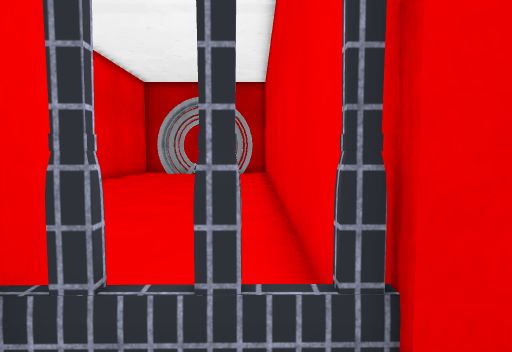
view 1 (above)

16 first-person views from a walk through a Unity game level. The camera is 1.3 m above the floor, tilts 4° down and sees 75° across. The floor is counted in squares, 1 m on a side. Each view is taken from the middle of a square. On the plan, view 1 faces up. The plan holds only what a view shows up to about 14 squares ahead; the rest is blank. The place goes on beyond the plan. The player is left out. Some animated figures are not drawn. Some surface patterns are stand-ins.

view 2
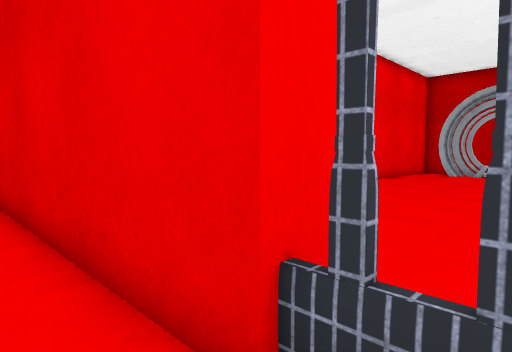

view 3
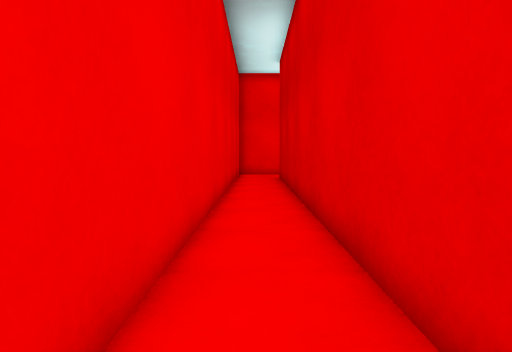

view 4
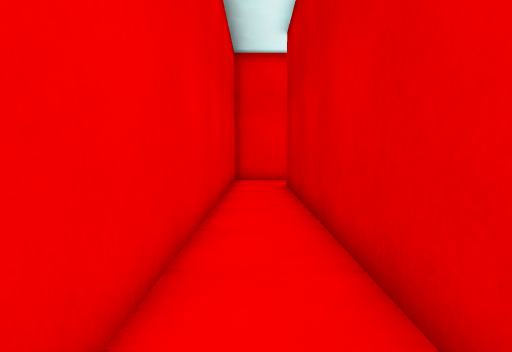

view 5
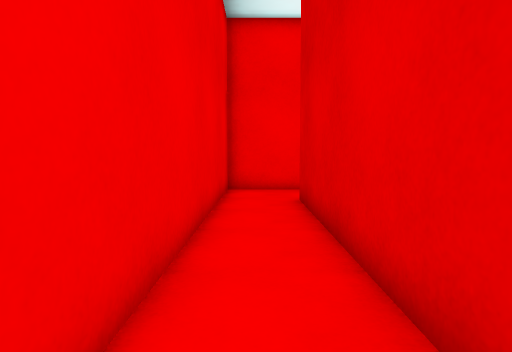

view 6
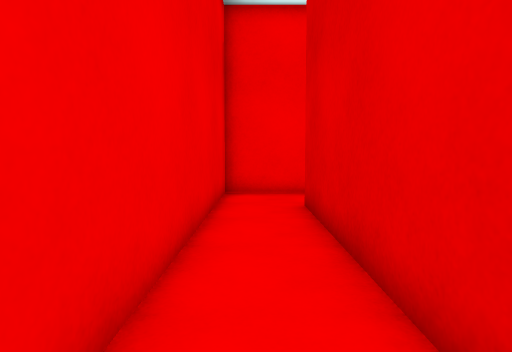

view 7
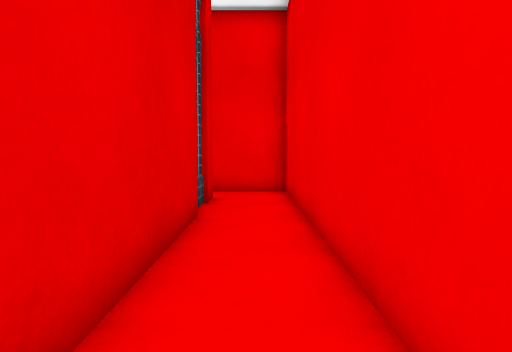

view 8
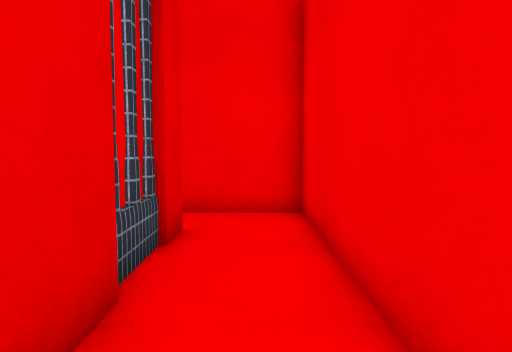

view 9
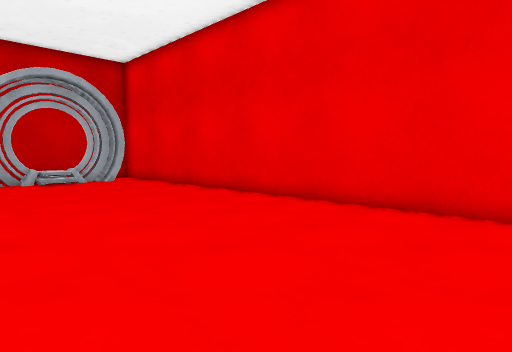

view 10
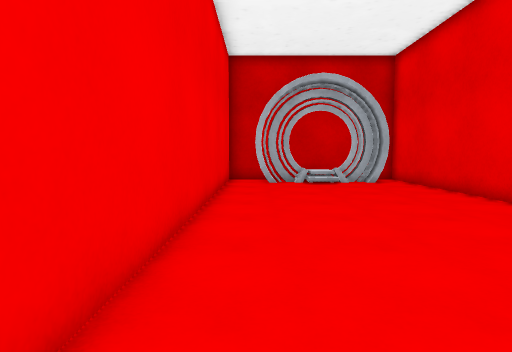

view 11
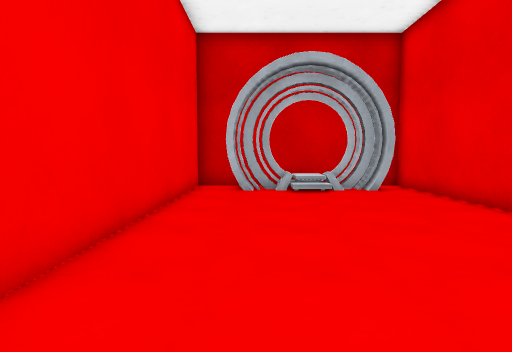

view 12
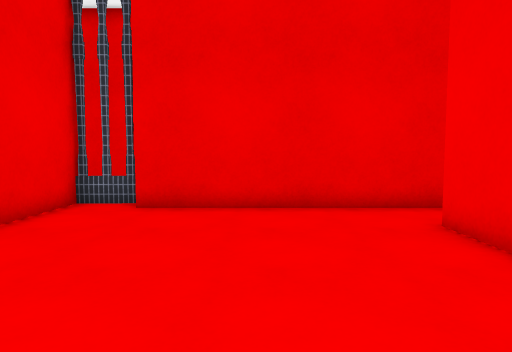

view 13
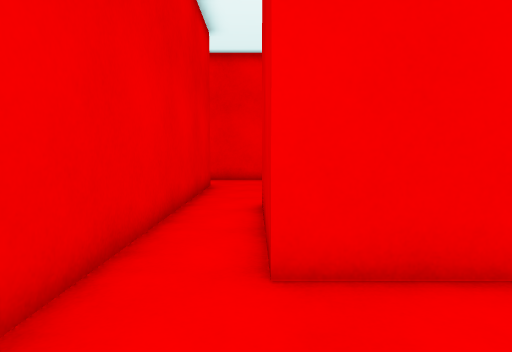

view 14
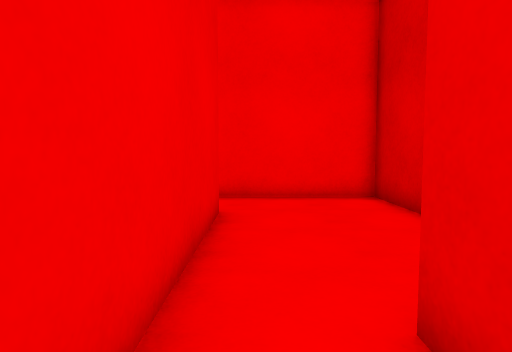

view 15
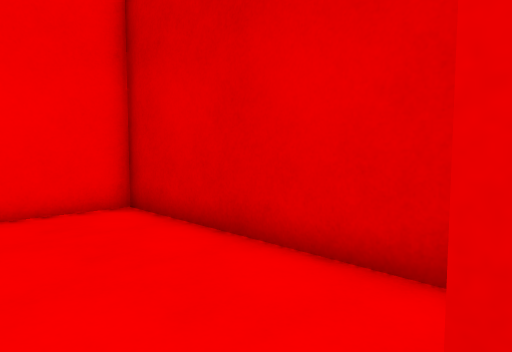

view 16
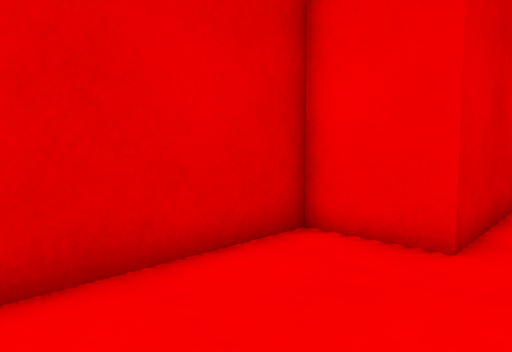

### Floor plan
Ten units are one square. View 1 is at (0, 0); x grows to the right and y downward. Boxes are objects, and circles mark ways between rooms. Rooms are numbered by the first view taken in them; rooms with no view inside come last. Other rooms are left out.
<svg viewBox="-202 -227 223 242">
<path fill="none" stroke="#000" d="M-12 -12 -172 -12M7 -14 -13 -14M16 -12 6 -12M-197 -5 -197 10 16 10M-10 -15 6 -15M-74 -22 -12 -22 -12 -12M6 -12 6 -222 -73 -222 -73 -42M-172 -22 -74 -22M-73 -42 -123 -42 -123 -65 -197 -65 -197 -5"/>
<rect x="-65" y="-215" width="70" height="10" fill="#bbb"><title>other object</title></rect>
<circle cx="-185" cy="-15" r="3" fill="#2a7"/>
<circle cx="-80" cy="-30" r="3" fill="#2a7"/>
<text x="-90" y="0">1</text>
<text x="-30" y="-120">2</text>
<text x="-150" y="-40">3</text>
</svg>
Room 1 opens to room 3. Room 2 opens to room 3.

Where each view was taken, in squares from view 1:
view 1: 0 up, 0 right, facing up
view 2: 0 up, 0 right, facing up-left
view 3: 0 up, 0 right, facing left
view 4: 0 up, 4 left, facing left
view 5: 0 up, 8 left, facing left
view 6: 0 up, 9 left, facing left
view 7: 0 up, 8 left, facing right
view 8: 0 up, 4 left, facing right
view 9: 5 up, 7 left, facing up-right
view 10: 6 up, 6 left, facing up
view 11: 9 up, 5 left, facing up
view 12: 10 up, 4 left, facing down
view 13: 4 up, 4 left, facing left
view 14: 3 up, 10 left, facing left
view 15: 3 up, 12 left, facing up-left
view 16: 3 up, 17 left, facing up-right
